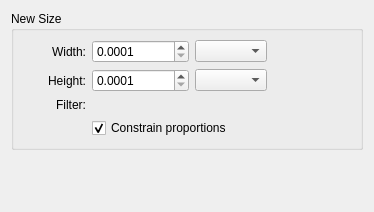
<?xml version="1.0" encoding="utf-8"?>
<ui version="4.0">
 <author>
    SPDX-FileCopyrightText: none
    SPDX-License-Identifier: GPL-3.0-or-later
  </author>
 <class>WdgLayerSize</class>
 <widget class="QWidget" name="WdgLayerSize">
  <property name="geometry">
   <rect>
    <x>0</x>
    <y>0</y>
    <width>374</width>
    <height>212</height>
   </rect>
  </property>
  <property name="windowTitle">
   <string>Layer Size</string>
  </property>
  <layout class="QVBoxLayout" name="verticalLayout">
   <item>
    <widget class="QGroupBox" name="groupNewSize">
     <property name="title">
      <string>New Size</string>
     </property>
     <property name="flat">
      <bool>true</bool>
     </property>
     <layout class="QGridLayout" name="gridLayout_3">
      <item column="4" row="0" rowspan="2">
       <widget class="KoAspectButton" name="aspectRatioBtn" native="true">
        <property name="text" stdset="0">
         <string/>
        </property>
       </widget>
      </item>
      <item column="5" row="1">
       <spacer name="horizontalSpacer_5">
        <property name="orientation">
         <enum>Qt::Horizontal</enum>
        </property>
        <property name="sizeType">
         <enum>QSizePolicy::MinimumExpanding</enum>
        </property>
        <property name="sizeHint" stdset="0">
         <size>
          <width>40</width>
          <height>20</height>
         </size>
        </property>
       </spacer>
      </item>
      <item column="3" row="0">
       <widget class="QComboBox" name="newWidthUnit"/>
      </item>
      <item column="3" row="1">
       <widget class="QComboBox" name="newHeightUnit"/>
      </item>
      <item column="1" row="0">
       <widget class="QLabel" name="lblNewWidth">
        <property name="text">
         <string>Width:</string>
        </property>
        <property name="alignment">
         <set>Qt::AlignRight|Qt::AlignTrailing|Qt::AlignVCenter</set>
        </property>
       </widget>
      </item>
      <item column="2" row="0">
       <widget class="KisDoubleParseUnitSpinBox" name="newWidthDouble">
        <property name="minimumSize">
         <size>
          <width>80</width>
          <height>0</height>
         </size>
        </property>
        <property name="decimals">
         <number>4</number>
        </property>
        <property name="minimum">
         <double>0.000100000000000</double>
        </property>
        <property name="maximum">
         <double>100000000.000000000000000</double>
        </property>
        <property name="singleStep">
         <double>0.100000000000000</double>
        </property>
       </widget>
      </item>
      <item column="2" row="1">
       <widget class="KisDoubleParseUnitSpinBox" name="newHeightDouble">
        <property name="minimumSize">
         <size>
          <width>80</width>
          <height>0</height>
         </size>
        </property>
        <property name="decimals">
         <number>4</number>
        </property>
        <property name="minimum">
         <double>0.000100000000000</double>
        </property>
        <property name="maximum">
         <double>10000.000000000000000</double>
        </property>
        <property name="singleStep">
         <double>0.100000000000000</double>
        </property>
       </widget>
      </item>
      <item colspan="2" column="2" row="2">
       <widget class="KisCmbIDList" name="filterCmb" native="true"/>
      </item>
      <item column="1" row="2">
       <widget class="QLabel" name="lblFilter">
        <property name="text">
         <string comment="Resize intepolation method list label">Filter:</string>
        </property>
        <property name="alignment">
         <set>Qt::AlignRight|Qt::AlignTrailing|Qt::AlignVCenter</set>
        </property>
       </widget>
      </item>
      <item column="1" row="1">
       <widget class="QLabel" name="lblNewHeight">
        <property name="text">
         <string>Height:</string>
        </property>
        <property name="alignment">
         <set>Qt::AlignRight|Qt::AlignTrailing|Qt::AlignVCenter</set>
        </property>
       </widget>
      </item>
      <item colspan="4" column="2" row="3">
       <widget class="QCheckBox" name="constrainProportionsCkb">
        <property name="toolTip">
         <string>Constrain aspect ratio</string>
        </property>
        <property name="text">
         <string>Constrain proportions</string>
        </property>
        <property name="checked">
         <bool>true</bool>
        </property>
       </widget>
      </item>
      <item column="0" row="0">
       <spacer name="horizontalSpacer_2">
        <property name="orientation">
         <enum>Qt::Horizontal</enum>
        </property>
        <property name="sizeType">
         <enum>QSizePolicy::Fixed</enum>
        </property>
        <property name="sizeHint" stdset="0">
         <size>
          <width>25</width>
          <height>20</height>
         </size>
        </property>
       </spacer>
      </item>
     </layout>
    </widget>
   </item>
   <item>
    <spacer name="verticalSpacer">
     <property name="orientation">
      <enum>Qt::Vertical</enum>
     </property>
     <property name="sizeType">
      <enum>QSizePolicy::MinimumExpanding</enum>
     </property>
     <property name="sizeHint" stdset="0">
      <size>
       <width>20</width>
       <height>30</height>
      </size>
     </property>
    </spacer>
   </item>
  </layout>
 </widget>
 <customwidgets>
  <customwidget>
   <class>KisCmbIDList</class>
   <extends/>
   <header>widgets/kis_cmb_idlist.h</header>
  </customwidget>
  <customwidget>
   <class>KoAspectButton</class>
   <extends>QWidget</extends>
   <header>KoAspectButton.h</header>
   <container>1</container>
  </customwidget>
  <customwidget>
   <class>KisDoubleParseUnitSpinBox</class>
   <extends>QDoubleSpinBox</extends>
   <header>kis_double_parse_unit_spin_box.h</header>
  </customwidget>
 </customwidgets>
 <tabstops>
  <tabstop>newWidthDouble</tabstop>
  <tabstop>newWidthUnit</tabstop>
  <tabstop>newHeightDouble</tabstop>
  <tabstop>newHeightUnit</tabstop>
  <tabstop>filterCmb</tabstop>
 </tabstops>
 <resources/>
 <connections/>
</ui>
